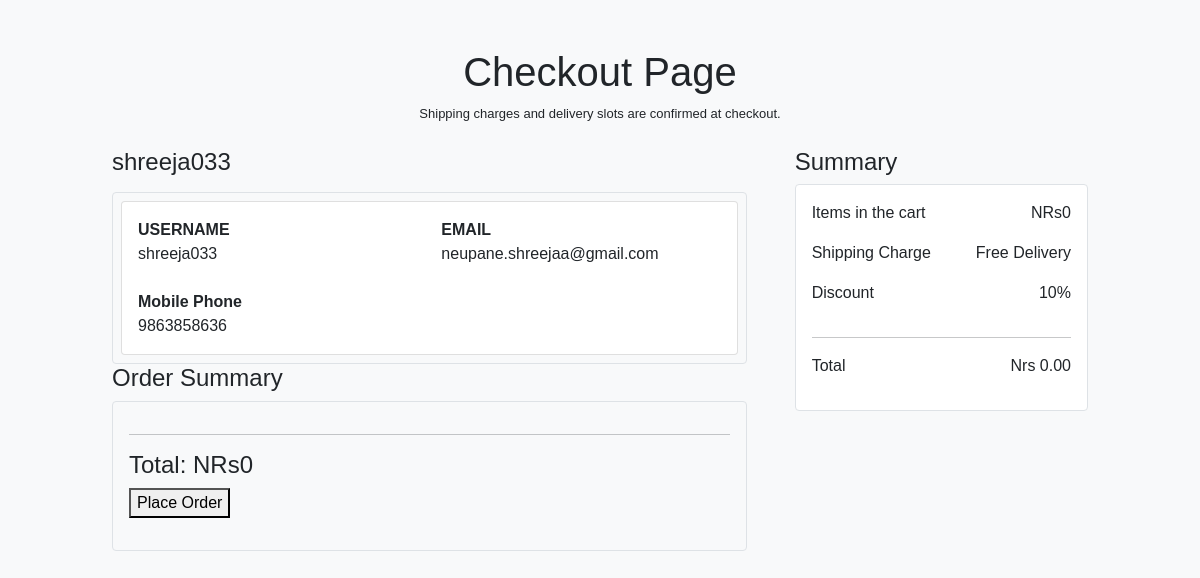
The page /user/checkout.php (signed in) on the database its author committed.
### tables this page shows
CREATE TABLE `users` (
  `userid` int(255) NOT NULL,
  `role` varchar(20) NOT NULL DEFAULT 'Customer',
  `firstname` varchar(60) NOT NULL,
  `middlename` varchar(60) DEFAULT NULL,
  `lastname` varchar(60) NOT NULL,
  `contact` varchar(60) NOT NULL,
  `email` varchar(255) NOT NULL,
  `username` varchar(255) NOT NULL,
  `password` varchar(100) NOT NULL,
  `token` varchar(100) NOT NULL
);

### user/checkout.php (the view, shortened to what this page needs)
<?php
include("../admin_and_user/connection.php");
$user_id = $_SESSION['customer_id'];
$query_user = "SELECT username, email, contact FROM users WHERE userid = ?";
$stmt_user = $conn->prepare($query_user);
$stmt_user->bind_param('i', $user_id);
if (!$stmt_user->execute()) {
    echo "<script>alert('Error executing query: " . $stmt_user->error . "')</script>";
    exit();
}
$user_result = $stmt_user->get_result();
$user = $user_result->fetch_assoc();
?>
<link rel="stylesheet" href="https://stackpath.bootstrapcdn.com/bootstrap/5.0.0-alpha1/css/bootstrap.min.css"
>
<link rel="stylesheet" href="https://cdnjs.cloudflare.com/ajax/libs/font-awesome/5.10.0/css/all.min.css"
 />
<link rel="stylesheet" type="text/css" href="../css/checkout.css">
<div class="contact__section mt-5">
    <h1 class="text-center">Checkout Page</h1>
    <p class="text-center mb-4" style="font-size: 13px">Shipping charges and delivery slots are confirmed at checkout.</p>
    <div class="container-fluid">
        <div class="row">
            <div class="col-md-10 col-11 mx-auto">
                <div class="row g-5">
                    <div class="col-lg-8">
                        <h4 class="product_name mb-3">
                            <?php echo htmlspecialchars($user['username']); ?>
                        </h4>
                        <div class="main_cart p-2 mb-lg-0 mb-5 border rounded">
                            <div class="card">
                                <div class="card-body">
                                    <div class="row g-4">
                                        <div class="col-md-6">
                                            <div><strong>USERNAME</strong></div>
                                            <div><?php echo htmlspecialchars($user['username']); ?></div>
                                        </div>
                                        <div class="col-md-6">
                                            <div><strong>EMAIL</strong></div>
                                            <div><?php echo htmlspecialchars($user['email']); ?></div>
                                        </div>
                                        <div class="col-md-6">
                                            <div><strong>Mobile Phone</strong></div>
                                            <div><?php echo htmlspecialchars($user['contact']); ?></div>
                                        </div>
                                    </div>
                                </div>
                            </div>
                        </div>
                        <h4 class="product_name">Order Summary</h4>
                        <div class="main_cart p-3 mb-lg-0 mb-5 border rounded">
                            <?php
                            $total_price = 0;
                                ?>
                            <hr />
                            <div class="text-right">
                                <h4>Total: NRs<span><?php echo $total_price; ?></span></h4>
                            </div>
                            <form action="confirmation.php" method="POST">
                                <button type="submit" class="button">Place Order</button>
                            </form>
                        </div>
                    </div>
                    <div class="col-lg-4">
                        <h4 class="product_name">Summary</h4>
                        <div class="right_side p-3 bg-white border rounded">
                            <div class="price_indiv d-flex justify-content-between">
                                <p>Items in the cart</p>
                                <p>NRs<span id="product_total_amt"><?php echo $total_price; ?></span></p>
                            </div>
                            <div class="price_indiv d-flex justify-content-between">
                                <p>Shipping Charge</p>
                                <p><span id="shipping_charge">Free Delivery</span></p>
                            </div>
                            <div class="price_indiv d-flex justify-content-between">
                                <p>Discount</p>
                                <p><span id="savings">10%</span></p>
                            </div>
                            <hr />
                            <div class="total-amt d-flex justify-content-between font-weight-bold">
                                <p>Total</p>
                                <p>Nrs<span id="total_cart_amt">
                                        <?php
                                        $shipping_charge = 0;
                                        $discount_percentage = 0.10;
                                        $discount = $total_price * $discount_percentage;
                                        $final_amount = $total_price + $shipping_charge - $discount;
                                        echo number_format($final_amount, 2);
                                        ?>
                                    </span></p>
                            </div>
                        </div>
                    </div>
                </div>
            </div>
        </div>
    </div>
</div>
</body>
</html>

### rows shown on the page
users: username "shreeja033", email "neupane.shreejaa@gmail.com", contact "9863858636"

### other values the page prints
$total_price "0"
$final_amount "0.00"
